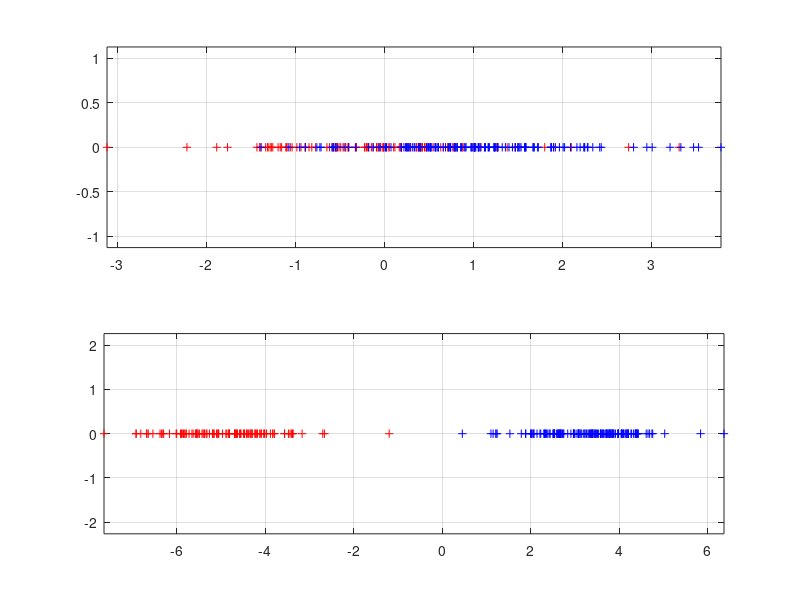
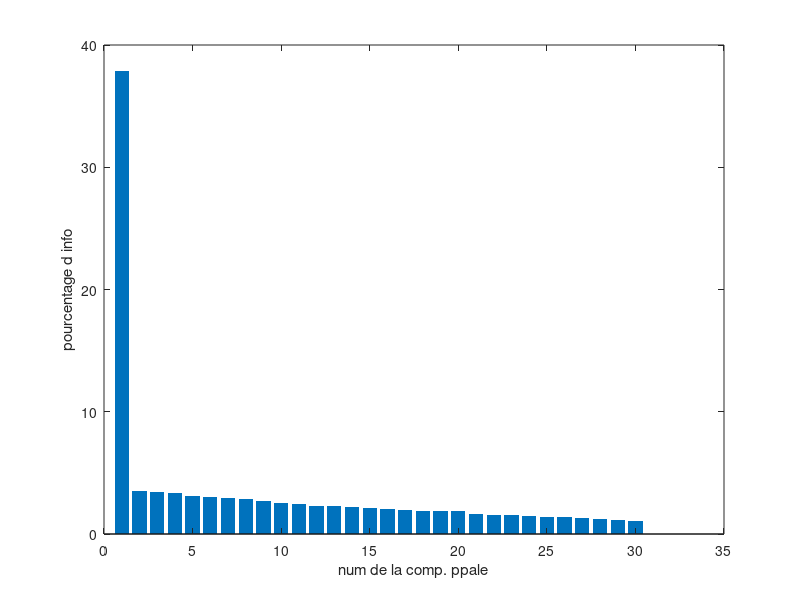
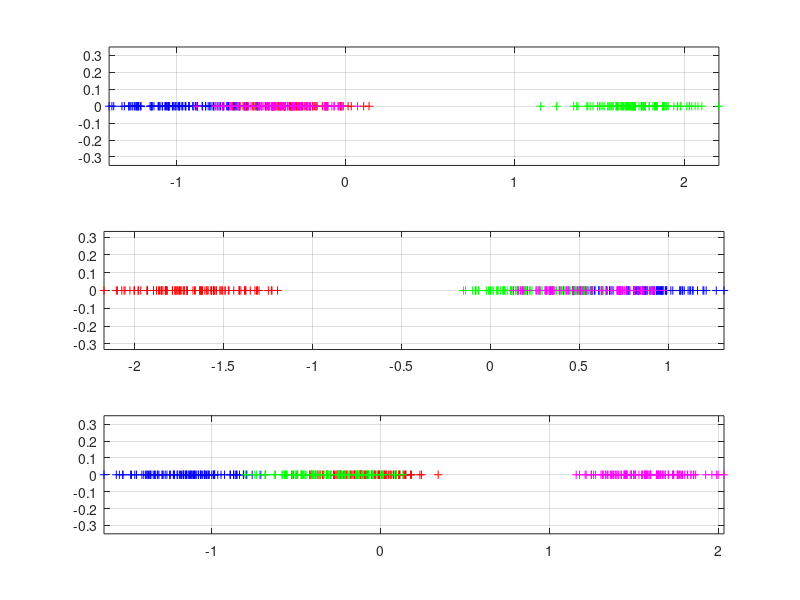
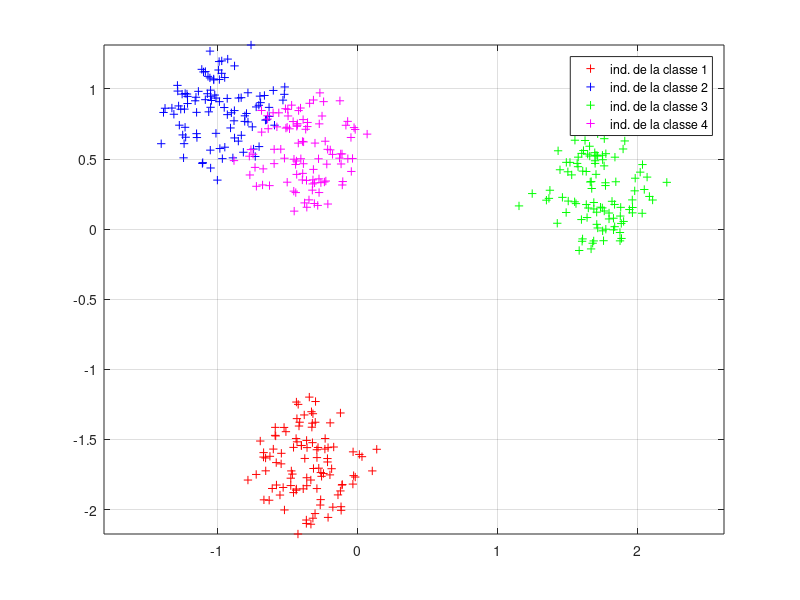

Source code (MATLAB) for these figures, in order:
clear variables;close all;clc;

%% Utilisation de l'ACP pour detecter deux classes

% Creation d'un echantillon contenant deux classes que nous allons
% retrouver via l'ACP
nb_indiv1 = 100;nb_indiv2 = 150;nb_indiv = nb_indiv1+nb_indiv2; 
nb_param = 30;
% Creation de la premiere classe autour de l'element moyen -.5*(1 .... 1)
X1 = randn(nb_indiv1,nb_param);X1 = X1 - 0.5*ones(nb_indiv1,1)*ones(1,nb_param);  
% Creation de la premiere classe autour de l'element moyen + (1 .... 1)
X2 = randn(nb_indiv2,nb_param);X2 = X2 + 1*ones(nb_indiv2,1)*ones(1,nb_param); 
% Creation du tableau des donnees (concatenation des deux classes) 
X = [X1;X2]; 

% disp(' ** A COMPLETER ** CONSIGNES EN COMMENTAIRE ** ')
%%%%%%%%%%%%%%%%%%%%%%%%%%%%%%%%%%%%%%%%%%%%%%%%%%%%%%%%%%%%%%%%%%%%%%%%%%%
% CALCULER LA MATRICE DE VARIANCE/COVARIANCE DU TABLEAU DES DONNEES X, ET
% LES AXES PRINCIPAUX. REORDONNER CES AXES PAR ORDRE DECROISSANT DU
% CONTRASTE QU'ILS FOURNISSENT.
% CALCULER LA MATRICE C DE L'ECHANTILLON DANS CE NOUVEAU REPERE.
%%%%%%%%%%%%%%%%%%%%%%%%%%%%%%%%%%%%%%%%%%%%%%%%%%%%%%%%%%%%%%%%%%%%%%%%%%%

X_m = mean(X);
X_c = X - X_m;
sigma = 1/nb_indiv * (X_c' * X_c);

[axes, D] = eig(sigma);

Contraste = diag(D) ./ sum(diag(D));
[Contraste, ind] = sort(Contraste, 'descend');
axes = axes(:, ind);    % Là on a des axes et ils sont ordonnés

C = X_c * axes;

% disp(' ** A COMPLETER ** CONSIGNES EN COMMENTAIRE ** ')
%%%%%%%%%%%%%%%%%%%%%%%%%%%%%%%%%%%%%%%%%%%%%%%%%%%%%%%%%%%%%%%%%%%%%%%%%%%
% AFFICHER LA PROJECTION DES INDIVIDUS DE XC SUR LE PREMIER AXE DU REPERE 
% CANONIQUE. LES INDIVIDUS DES DEUX CLASSES DOIVENT ETRE REPRESENTES PAR 
% DEUX COULEURS DIFFERENTES.
% AFFICHER LA PROJECTION DE CES MEMES INDIVIDUS SUR LE PREMIER AXE 
% PRINCIPAL (AVEC A NOUVEAU UNE COULEUR PAR CLASSE).
% COMMENTER.
%%%%%%%%%%%%%%%%%%%%%%%%%%%%%%%%%%%%%%%%%%%%%%%%%%%%%%%%%%%%%%%%%%%%%%%%%%%
figure(1), clf, 
subplot(2,1,1)
% Affichage des donnees sur la premiere composante canonique :
% les individus de la premiere classe sont en rouge (p. ex), ceux de la 
% seconde classe sont en bleu
title('Visualisation des donnees sur le premier axe canonique')
plot(X1(:, 1), zeros(length(X1), 1), "r+", X2(:, 1), zeros(length(X2), 1), "b+");grid on;axis equal;

% Affichage des donnees sur la premiere composante principale : (m�me
% code couleur)
subplot(2,1,2)
title('Visualisation des donnees sur le premier axe principal');
plot(C(1:length(X1), 1), zeros(length(X1), 1), "r+", C(length(X1)+1:end, 1), zeros(length(X2), 1), "b+");grid on;axis equal;

% disp(' ** A COMPLETER ** CONSIGNES EN COMMENTAIRE ** ')
%%%%%%%%%%%%%%%%%%%%%%%%%%%%%%%%%%%%%%%%%%%%%%%%%%%%%%%%%%%%%%%%%%%%%%%%%%%
% AFFICHER UNE FIGURE MONTRANT LE POURCENTAGE D'INFORMATION APPORTEE PAR
% CHAQUE COMPOSANTE PRINCIPALE. 
% EN ABSCISSE DOIT SE TROUVER LE NUMERO DE LA COMPOSANTE OBSERVEE, EN 
% ORDONNEE ON MONTRERA LE POURCENTAGE D'INFO QUE CONTIENT CETTE COMPOSANTE.
% NB : ETANT DONNEE QU'ON A REORDONNE LES AXES PRINCIPAUX DANS L'ORDRE
% DECROISSANT DE L'INFORMATION APPORTEE, LA COURBE DOIT ETRE DECROISSANTE
%%%%%%%%%%%%%%%%%%%%%%%%%%%%%%%%%%%%%%%%%%%%%%%%%%%%%%%%%%%%%%%%%%%%%%%%%%%
figure(2), clf
title('Pourcentage d info contenue sur chaque composante ppale -- 2 classes')
bar(1:length(Contraste), 100*Contraste, 'LineStyle', 'none');
xlabel('num de la comp. ppale');ylabel('pourcentage d info');

%% Utilisation de l'ACP pour detecter plusieurs classes

% Dans le fichier 'jeu_de_donnees.mat' se trouvent 4 tableaux des donnees 
% d'individus vivant dans le meme espace. Chacun de ces tableaux 
% represente une classe. On concatene ces tableaux en un unique tableau X, 
% et on va chercher combien de composantes principales il faut prendre en 
% compte afin de detecter toutes les classes
load('quatre_classes.mat')
n1 = size(X1,1);n2 = size(X2,1);n3 = size(X3,1);n4 = size(X4,1);
n = n1+n2+n3+n4;
X = [X1;X2;X3;X4];
nb_param = size(X,2);

% disp(' ** A COMPLETER ** CONSIGNES EN COMMENTAIRE ** ')
%%%%%%%%%%%%%%%%%%%%%%%%%%%%%%%%%%%%%%%%%%%%%%%%%%%%%%%%%%%%%%%%%%%%%%%%%%%
% CALCULER LA MATRICE DE VARIANCE/COVARIANCE DU TABLEAU DES DONNEES X ET
% LES AXES PRINCIPAUX. REORDONNER CES AXES PAR ORDRE DECROISSANT DU
% CONTRASTE QU'ILS FOURNISSENT.
% CALCULER LA MATRICE C DE L'ECHANTILLON DANS CE NOUVEAU REPERE.
%%%%%%%%%%%%%%%%%%%%%%%%%%%%%%%%%%%%%%%%%%%%%%%%%%%%%%%%%%%%%%%%%%%%%%%%%%%

X_m = mean(X);
X_c = X - X_m;
sigma = 1/n * (X_c' * X_c);

[axes, D] = eig(sigma);

Contraste = diag(D) ./ sum(diag(D));

[Contraste, ind] = sort(Contraste, 'descend');
axes = axes(:, ind);    % Là on a des axes et ils sont ordonnés

C = X_c * axes;

% disp(' ** A COMPLETER ** CONSIGNES EN COMMENTAIRE ** ')
%%%%%%%%%%%%%%%%%%%%%%%%%%%%%%%%%%%%%%%%%%%%%%%%%%%%%%%%%%%%%%%%%%%%%%%%%%%
% AFFICHER LA PROJECTION DE XC SUR :
% - LE PREMIER AXE PRINCIPAL
% - LE DEUXIEME AXE PRINCIPAL
% - LE TROISIEME AXE PRINCIPAL
% EN UTILISANT UNE COULEUR PAR CLASSE.
%
% QUESTION 5 RAPPORT :
% COMBIEN DE CLASSES EST-ON CAPABLE DE DETECTER AVEC LA PREMIERE 
% COMPOSANTE, LA DEUXIEME, LA TROISIEME, PUIS LES TROIS ENSEMBLES ?
% NB : VOTRE FIGURE DOIT CORRESPONDRE A LA FIGURE 2(b) DE L'ENONCE.
%
%%%%%%%%%%%%%%%%%%%%%%%%%%%%%%%%%%%%%%%%%%%%%%%%%%%%%%%%%%%%%%%%%%%%%%%%%%%

figure(3),clf
subplot(3,1,1)
title('1ere composante ppale')
plot(C(1:n1, 1), zeros(n1, 1), "r+");grid on;axis equal;hold on;
plot(C(n1+1:n1+n2, 1), zeros(n2, 1), "b+");
plot(C(n1+n2+1:n1+n2+n3, 1), zeros(n3, 1), "g+");
plot(C(n1+n2+n3+1:end, 1), zeros(n4, 1), "m+");

subplot(3,1,2)
title('2eme composante ppale')
plot(C(1:n1, 2), zeros(n1, 1), "r+");grid on;axis equal;hold on;
plot(C(n1+1:n1+n2, 2), zeros(n2, 1), "b+");
plot(C(n1+n2+1:n1+n2+n3, 2), zeros(n3, 1), "g+");
plot(C(n1+n2+n3+1:end, 2), zeros(n4, 1), "m+");

subplot(3,1,3)
title('3eme composante ppale')
plot(C(1:n1, 3), zeros(n1, 1), "r+");grid on;axis equal;hold on;
plot(C(n1+1:n1+n2, 3), zeros(n2, 1), "b+");
plot(C(n1+n2+1:n1+n2+n3, 3), zeros(n3, 1), "g+");
plot(C(n1+n2+n3+1:end, 3), zeros(n4, 1), "m+");

% disp(' ** A COMPLETER ** CONSIGNES EN COMMENTAIRE ** ')
%%%%%%%%%%%%%%%%%%%%%%%%%%%%%%%%%%%%%%%%%%%%%%%%%%%%%%%%%%%%%%%%%%%%%%%%%%%
% AFFICHER LES DEUX PREMIERES COMPOSANTES PRINCIPALES DE X DANS LE PLAN, 
% PUIS AFFICHER LES TROIS PREMIERES COMPOSANTES PRINCIPALES DE X DANS 
% L'ESPACE. UTILISER UNE COULEUR PAR CLASSE. 
%
% QUESTION 5 RAPPORT :
% COMBIEN DE CLASSES PEUT-ON DETECTER DANS LE PLAN ? DANS L'ESPACE ?
% NB : VOS FIGURES DOIVENT CORRESPONDRE AUX FIGURES 2(c) ET (d) DE L'ENONCE
%
%%%%%%%%%%%%%%%%%%%%%%%%%%%%%%%%%%%%%%%%%%%%%%%%%%%%%%%%%%%%%%%%%%%%%%%%%%%
figure(4), clf, 
grid on 
title('Proj. des donnees sur les deux 1ers axes ppaux')
plot(C(1:n1, 1), C(1:n1, 2), "r+");grid on;axis equal;hold on;
plot(C(n1+1:n1+n2, 1), C(n1+1:n1+n2, 2), "b+");
plot(C(n1+n2+1:n1+n2+n3, 1), C(n1+n2+1:n1+n2+n3, 2), "g+");
plot(C(n1+n2+n3+1:end, 1), C(n1+n2+n3+1:end, 2), "m+");
legend('ind. de la classe 1', 'ind. de la classe 2', 'ind. de la classe 3', 'ind. de la classe 4')

figure(5),clf, 
grid on
title('Proj. des donnees sur 3 1ers axes ppaux')
plot3(C(1:n1, 1), C(1:n1, 2), C(1:n1, 3), "r+");grid on;axis equal;hold on;
plot3(C(n1+1:n1+n2, 1), C(n1+1:n1+n2, 2), C(n1+1:n1+n2, 3), "b+");
plot3(C(n1+n2+1:n1+n2+n3, 1), C(n1+n2+1:n1+n2+n3, 2), C(n1+n2+1:n1+n2+n3, 3), "g+");
plot3(C(n1+n2+n3+1:end, 1), C(n1+n2+n3+1:end, 2), C(n1+n2+n3+1:end, 3), "m+");
legend('ind. de la classe 1', 'ind. de la classe 2', 'ind. de la classe 3', 'ind. de la classe 4')

% disp(' ** A COMPLETER ** CONSIGNES EN COMMENTAIRE ** ')
%%%%%%%%%%%%%%%%%%%%%%%%%%%%%%%%%%%%%%%%%%%%%%%%%%%%%%%%%%%%%%%%%%%%%%%%%%%
% AFFICHER UNE FIGURE MONTRANT LE POURCENTAGE D'INFORMATION APPORTEE PAR
% CHAQUE COMPOSANTE PRINCIPALE. 
% EN ABSCISSE DOIT SE TROUVER LE NUMERO DE LA COMPOSANTE OBSERVEE, EN 
% ORDONNEE ON MONTRERA LE POURCENTAGE D'INFO QUE CONTIENT CETTE COMPOSANTE.
% NB : ETANT DONNEE QU'ON A REORDONNE LES AXES PRINCIPAUX DANS L'ORDRE
% DECROISSANT DE L'INFORMATION APPORTEE, LA COURBE DOIT ETRE DECROISSANTE
%%%%%%%%%%%%%%%%%%%%%%%%%%%%%%%%%%%%%%%%%%%%%%%%%%%%%%%%%%%%%%%%%%%%%%%%%%%
figure(6),clf
title('Pourcentage d info contenue sur chaque composante ppale -- 4 classes')
bar(1:length(Contraste), 100*Contraste, 'LineStyle', 'none');
xlabel('num de la comp. ppale');ylabel('pourcentage d info');

% disp(' ** A COMPLETER ** CONSIGNES EN COMMENTAIRE ** ')
%%%%%%%%%%%%%%%%%%%%%%%%%%%%%%%%%%%%%%%%%%%%%%%%%%%%%%%%%%%%%%%%%%%%%%%%%%%
% COMPARER CETTE FIGURE AVEC LA MEME FIGURE OBTENUE POUR LA CLASSIFICATION
% EN DEUX GROUPES.
%
% QUESTION 5 RAPPORT :
% COMMENTER.
%%%%%%%%%%%%%%%%%%%%%%%%%%%%%%%%%%%%%%%%%%%%%%%%%%%%%%%%%%%%%%%%%%%%%%%%%%%

